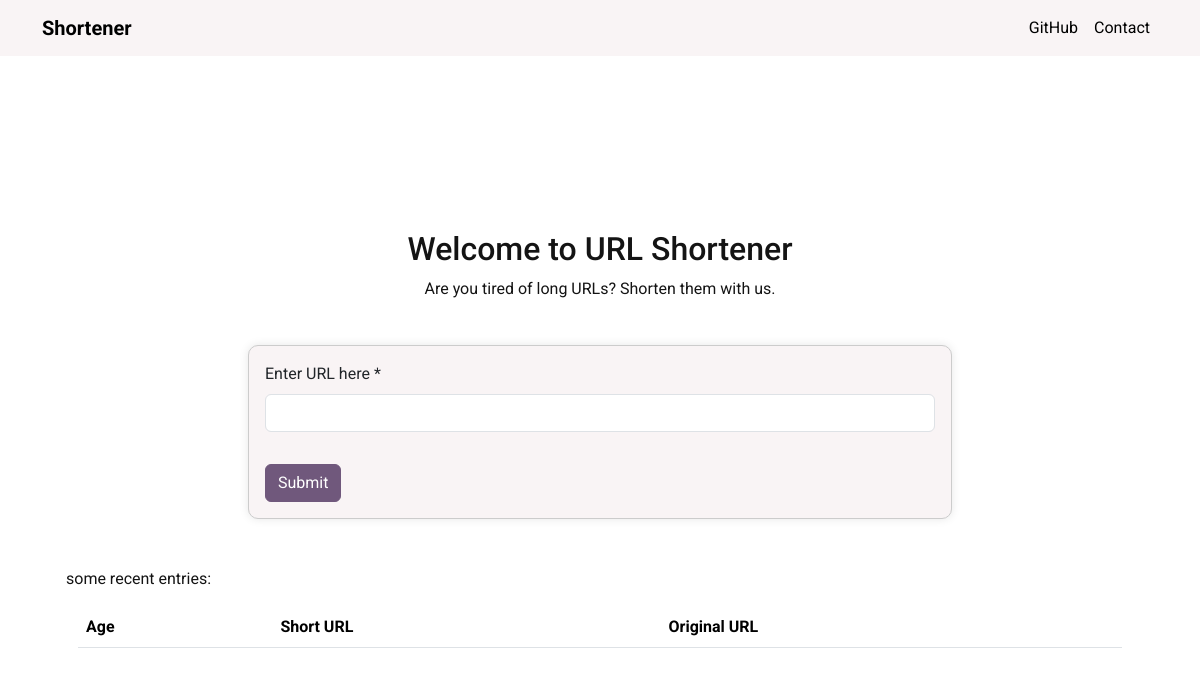
The app's page /, older data.
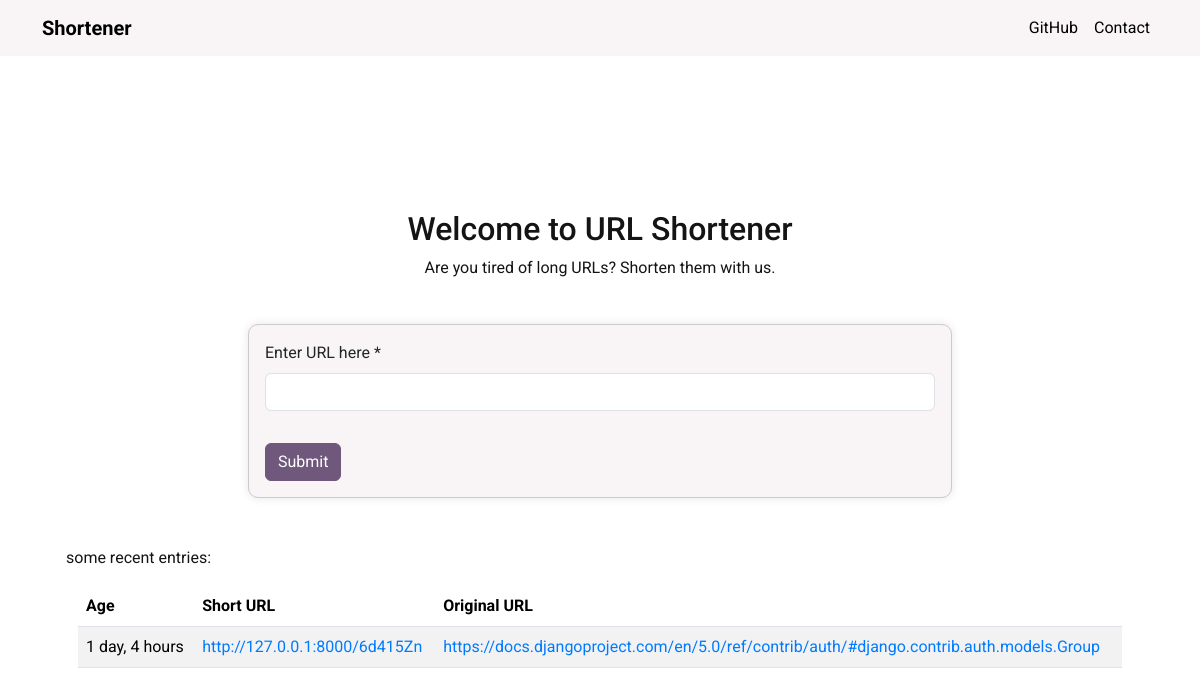
The same page, newer data.
### short/models.py (models this page shows, shortened)
class AnonymousShorti(models.Model):
    url = models.URLField()
    short_url = models.URLField()
    created_at = models.DateTimeField(auto_now_add=True)
    class Meta:
        ordering = ['-id']

### short/views.py (the view, shortened to what this page needs)
# urls.py: path('', views.index, name = 'index'),
def index(request):
    urls = AnonymousShorti.objects.order_by('-created_at')[:7]
    short_url = None
    form = AnonymousShortForm()
    template = 'short/index.html'
    context = {
        'form': form,
        'short_url': short_url,
        'urls' : urls
    }
    return render(request, template, context)

### short/forms.py
class AnonymousShortForm(forms.ModelForm):
    class Meta:
        model = AnonymousShorti
        fields = ('url',)
        labels = {
            'url' : 'Enter URL here '
        }

### short/templates/short/index.html (shortened to what this page needs)
{% extends "short/base.html" %}
{% load crispy_forms_tags %}
{% load static %}
{% load humanize %}
{% block content %}
<div class="container">
    <div class="row justify-content-center mt-5">
        <div class="col-md-6">
            <h2 class="text-center">Welcome to URL Shortener</h2>
            <p class="text-center">Are you tired of long URLs? Shorten them with us.</p>
        </div>
    </div>
    <div class="row justify-content-center mt-2 mb-5">
        <div class="col-md-8">
            <div class="card">
                <div class="card-body">
                    <form method="post">
                        {{ form|crispy }}
                        <button type="submit" class="btn btn-primary mt-3">Submit</button>
                    </form>
                </div>
            </div>
        </div>
    </div>
    <p>some recent entries:</p>
    <div class="container mt-3 mb-3">
        <div class="row">
            <div class="col-md-12" style="overflow-x: auto;">
                <table class="table table-striped">
                    <thead>
                        <tr>
                            <th scope="col">Age</th>
                            <th scope="col">Short URL</th>
                            <th scope="col">Original URL</th>
                        </tr>
                    </thead>
                    <tbody>
                        {% for link in urls %}
                        <tr>
                            <td>{{ link.created_at|timesince }}</td>
                            <td><a href="{{ link.short_url }}">{{ link.short_url }}</a></td>
                            <td><a href="{{ link.url }}">{{ link.url }}</a></td>
                        </tr>
                        {% endfor %}
                    </tbody>
                </table>
            </div>
        </div>
    </div>
</div>
{% endblock content %}

Row changes from the older to the newer data that the page shows:
added AnonymousShorti: created_at "1 day, 4 hours", short_url "http://127.0.0.1:8000/6d415Zn", url "https://docs.djangoproject.com/en/5.0/ref/contrib/auth/#django.contrib.auth.models.Group"
